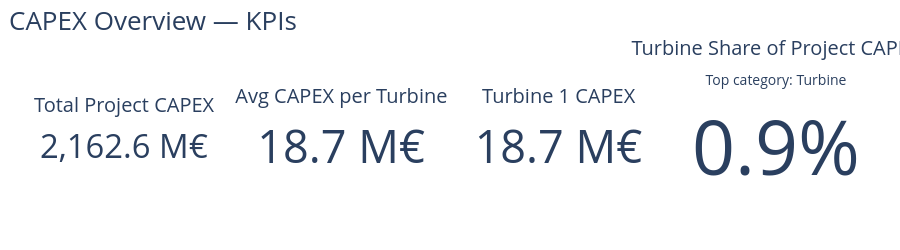
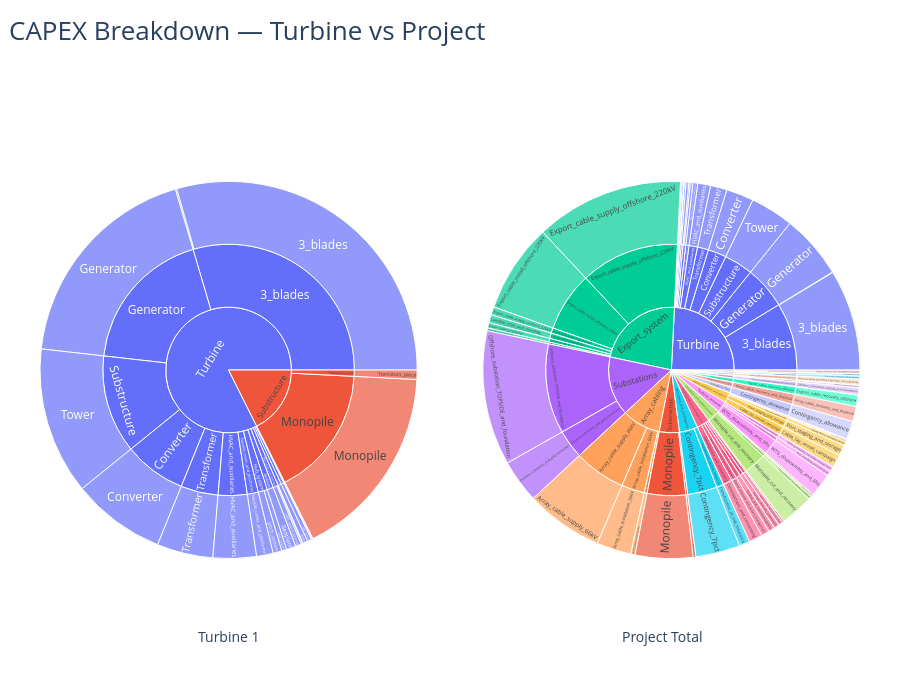

Notebook cell for these charts, in order:
### Markdown cell above
Dev call

### Code cell
import sys
sys.path.append(r"M:\Projects\Cost Model\HiperSim\WINPACT")
from core.Simulation import sweep

# define the parameter sweep space
parameter_space = {
    "WindFarm_overrides.external_response_path": [
        r"M:\Projects\Cost Model\HiperSim\WINPACT\examples\Inputs\HKN\External_Response\TS_DA_HKN_full_filled_small_gaps_only_TI_boost"
    ], 
    "Revenue_overrides.scheme_type": [
        "FiT"
    ],
}

df = sweep(
    library_path=r"M:\Projects\Cost Model\HiperSim\WINPACT\examples\Inputs\HKN",
    base_config_path="Config.yaml",
    parameter_space=parameter_space,
    base_seed=42,

    replicates=1,
    resume=True,
    name="HKN_TI_boost_test",
    result_directory=r"M:\Projects\Cost Model\HiperSim\WINPACT\results"
)

print(df)

### Figure 1 — Plotly figure (JSON) as saved in the notebook; plotly's stock layout.template omitted (floating-point values rounded to 4 significant figures)
{"data": [{"domain": {"x": [0, 0.205], "y": [0, 1]}, "mode": "number", "number": {"suffix": " M€", "valueformat": ",.1f"}, "title": {"text": "Total Project CAPEX"}, "type": "indicator", "value": 2163.0}, {"domain": {"x": [0.265, 0.47], "y": [0, 1]}, "mode": "number", "number": {"suffix": " M€", "valueformat": ",.1f"}, "title": {"text": "Avg CAPEX per Turbine"}, "type": "indicator", "value": 18.71}, {"domain": {"x": [0.53, 0.735], "y": [0, 1]}, "mode": "number", "number": {"suffix": " M€", "valueformat": ",.1f"}, "title": {"text": "Turbine 1 CAPEX"}, "type": "indicator", "value": 18.71}, {"domain": {"x": [0.795, 1], "y": [0, 1]}, "mode": "number", "number": {"valueformat": ".1%"}, "title": {"text": "Turbine Share of Project CAPEX<br><sub>Top category: Turbine</sub>"}, "type": "indicator", "value": 0.00865}], "layout": {"height": 250, "margin": {"b": 20, "l": 40, "r": 40, "t": 60}, "title": {"font": {"size": 26}, "text": "CAPEX Overview — KPIs", "x": 0.01}}}

### Figure 2 — Plotly figure (JSON) as saved in the notebook; plotly's stock layout.template omitted (floating-point values rounded to 4 significant figures; data arrays with more than 128 entries replaced by an {"elided": "..."} marker saying what was removed)
{"data": [{"branchvalues": "total", "domain": {"x": [0, 0.46], "y": [0, 1]}, "hovertemplate": "%{label}<br>Cost: %{value:,.2f} M€<br>Share: %{percentParent:.1%} of parent<br>Global: %{percentRoot:.1%} of total<extra></extra>", "ids": ["cat:Turbine", "cat:Substructure", "cat:Substructure|sub:Monopile", "cat:Substructure|sub:Transition_piece", "cat:Turbine|sub:3_blades", "cat:Turbine|sub:Bedplate", "cat:Turbine|sub:Brake", "cat:Turbine|sub:Converter", "cat:Turbine|sub:Generator", "cat:Turbine|sub:HVAC_and_auxiliaries", "cat:Turbine|sub:Hub_system", "cat:Turbine|sub:Main_shaft_and_bearings", "cat:Turbine|sub:Nacelle_cover_and_platforms", "cat:Turbine|sub:Substructure", "cat:Turbine|sub:Tower_top_interface", "cat:Turbine|sub:Transformer", "cat:Turbine|sub:Turret", "cat:Turbine|sub:Yaw_system", "cat:Substructure|sub:Monopile|ssub:Monopile", "cat:Substructure|sub:Transition_piece|ssub:Transition_piece", "cat:Turbine|sub:3_blades|ssub:3_blades", "cat:Turbine|sub:3_blades|ssub:blade_surface_coatings", "cat:Turbine|sub:Bedplate|ssub:Bedplate", "cat:Turbine|sub:Brake|ssub:Brake", "cat:Turbine|sub:Converter|ssub:Converter", "cat:Turbine|sub:Generator|ssub:Generator", "cat:Turbine|sub:HVAC_and_auxiliaries|ssub:HVAC_and_auxiliaries", "cat:Turbine|sub:Hub_system|ssub:Hub_system", "cat:Turbine|sub:Hub_system|ssub:pitch_system", "cat:Turbine|sub:Main_shaft_and_bearings|ssub:CARB_upwind_bearing", "cat:Turbine|sub:Main_shaft_and_bearings|ssub:SRB_downwind_bearing", "cat:Turbine|sub:Main_shaft_and_bearings|ssub:main_shaft", "cat:Turbine|sub:Nacelle_cover_and_platforms|ssub:Nacelle_cover_and_platforms", "cat:Turbine|sub:Substructure|ssub:Tower", "cat:Turbine|sub:Tower_top_interface|ssub:Tower_top_interface", "cat:Turbine|sub:Transformer|ssub:Transformer", "cat:Turbine|sub:Turret|ssub:Turret", "cat:Turbine|sub:Yaw_system|ssub:Yaw_system"], "labels": ["Turbine", "Substructure", "Monopile", "Transition_piece", "3_blades", "Bedplate", "Brake", "Converter", "Generator", "HVAC_and_auxiliaries", "Hub_system", "Main_shaft_and_bearings", "Nacelle_cover_and_platforms", "Substructure", "Tower_top_interface", "Transformer", "Turret", "Yaw_system", "Monopile", "Transition_piece", "3_blades", "blade_surface_coatings", "Bedplate", "Brake", "Converter", "Generator", "HVAC_and_auxiliaries", "Hub_system", "pitch_system", "CARB_upwind_bearing", "SRB_downwind_bearing", "main_shaft", "Nacelle_cover_and_platforms", "Tower", "Tower_top_interface", "Transformer", "Turret", "Yaw_system"], "parents": ["", "", "cat:Substructure", "cat:Substructure", "cat:Turbine", "cat:Turbine", "cat:Turbine", "cat:Turbine", "cat:Turbine", "cat:Turbine", "cat:Turbine", "cat:Turbine", "cat:Turbine", "cat:Turbine", "cat:Turbine", "cat:Turbine", "cat:Turbine", "cat:Turbine", "cat:Substructure|sub:Monopile", "cat:Substructure|sub:Transition_piece", "cat:Turbine|sub:3_blades", "cat:Turbine|sub:3_blades", "cat:Turbine|sub:Bedplate", "cat:Turbine|sub:Brake", "cat:Turbine|sub:Converter", "cat:Turbine|sub:Generator", "cat:Turbine|sub:HVAC_and_auxiliaries", "cat:Turbine|sub:Hub_system", "cat:Turbine|sub:Hub_system", "cat:Turbine|sub:Main_shaft_and_bearings", "cat:Turbine|sub:Main_shaft_and_bearings", "cat:Turbine|sub:Main_shaft_and_bearings", "cat:Turbine|sub:Nacelle_cover_and_platforms", "cat:Turbine|sub:Substructure", "cat:Turbine|sub:Tower_top_interface", "cat:Turbine|sub:Transformer", "cat:Turbine|sub:Turret", "cat:Turbine|sub:Yaw_system"], "type": "sunburst", "values": [15.41, 3.296, 3.146, 0.15, 5.531, 0.1502, 0.0784, 1.5, 3.489, 0.6957, 0.2214, 0.1259, 0.2656, 2.361, 0.016, 0.9, 0.0108, 0.0675, 3.146, 0.15, 5.508, 0.0225, 0.1502, 0.0784, 1.5, 3.489, 0.6957, 0.081, 0.1404, 0.09372, 0.0248, 0.00738, 0.2656, 2.361, 0.016, 0.9, 0.0108, 0.0675]}, {"branchvalues": "total", "domain": {"x": [0.54, 1], "y": [0, 1]}, "hovertemplate": "%{label}<br>Cost: %{value:,.2f} M€<br>Share: %{percentParent:.1%} of parent<br>Global: %{percentRoot:.1%} of total<extra></extra>", "ids": {"elided": "131 str values"}, "labels": {"elided": "131 str values"}, "parents": {"elided": "131 str values"}, "type": "sunburst", "values": {"elided": "131 float values"}}], "layout": {"annotations": [{"font": {"size": 14}, "showarrow": false, "text": "Turbine 1", "x": 0.19, "xref": "paper", "y": 0.02, "yref": "paper"}, {"font": {"size": 14}, "showarrow": false, "text": "Project Total", "x": 0.81, "xref": "paper", "y": 0.02, "yref": "paper"}], "height": 700, "margin": {"b": 40, "l": 40, "r": 40, "t": 80}, "title": {"font": {"size": 26}, "text": "CAPEX Breakdown — Turbine vs Project", "x": 0.01}}}
